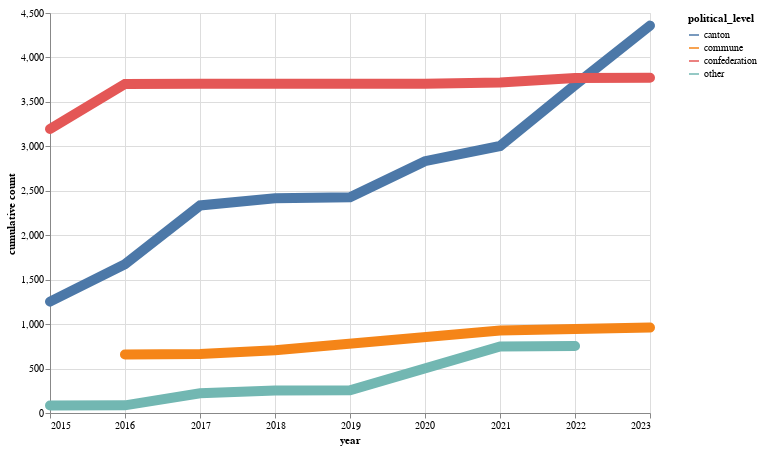

The Vega-Lite source for this figure:
### Vega-Lite specification from a JSON file in a GitHub repository (floating-point values rounded to 4 significant figures)
{"config": {"view": {"continuousWidth": 600, "continuousHeight": 400}}, "data": {"name": "data-bd5edd00fe2a14ccc07b579d7d0961bc"}, "mark": {"type": "line", "strokeWidth": 10, "strokeCap": "round"}, "encoding": {"color": {"field": "political_level", "type": "nominal"}, "x": {"field": "year", "type": "temporal"}, "y": {"field": "cumulative count", "type": "quantitative"}}, "transform": [{"window": [{"op": "sum", "field": "count", "as": "cumulative count"}], "groupby": ["political_level"]}], "$schema": "https://vega.github.io/schema/vega-lite/v5.16.3.json", "datasets": {"data-bd5edd00fe2a14ccc07b579d7d0961bc": [{"year": "2015", "political_level": "canton", "count": 1253}, {"year": "2015", "political_level": "confederation", "count": 3195}, {"year": "2015", "political_level": "other", "count": 84}, {"year": "2016", "political_level": "canton", "count": 421}, {"year": "2016", "political_level": "commune", "count": 659}, {"year": "2016", "political_level": "confederation", "count": 506}, {"year": "2016", "political_level": "other", "count": 2}, {"year": "2017", "political_level": "canton", "count": 661}, {"year": "2017", "political_level": "commune", "count": 4}, {"year": "2017", "political_level": "confederation", "count": 3}, {"year": "2017", "political_level": "other", "count": 135}, {"year": "2018", "political_level": "canton", "count": 81}, {"year": "2018", "political_level": "commune", "count": 43}, {"year": "2018", "political_level": "other", "count": 32}, {"year": "2019", "political_level": "canton", "count": 10}, {"year": "2019", "political_level": "other", "count": 3}, {"year": "2020", "political_level": "canton", "count": 407}, {"year": "2020", "political_level": "confederation", "count": 1}, {"year": "2021", "political_level": "canton", "count": 171}, {"year": "2021", "political_level": "commune", "count": 223}, {"year": "2021", "political_level": "confederation", "count": 12}, {"year": "2021", "political_level": "other", "count": 492}, {"year": "2022", "political_level": "canton", "count": 686}, {"year": "2022", "political_level": "commune", "count": 17}, {"year": "2022", "political_level": "confederation", "count": 52}, {"year": "2022", "political_level": "other", "count": 6}, {"year": "2023", "political_level": "canton", "count": 668}, {"year": "2023", "political_level": "commune", "count": 16}, {"year": "2023", "political_level": "confederation", "count": 2}]}}
